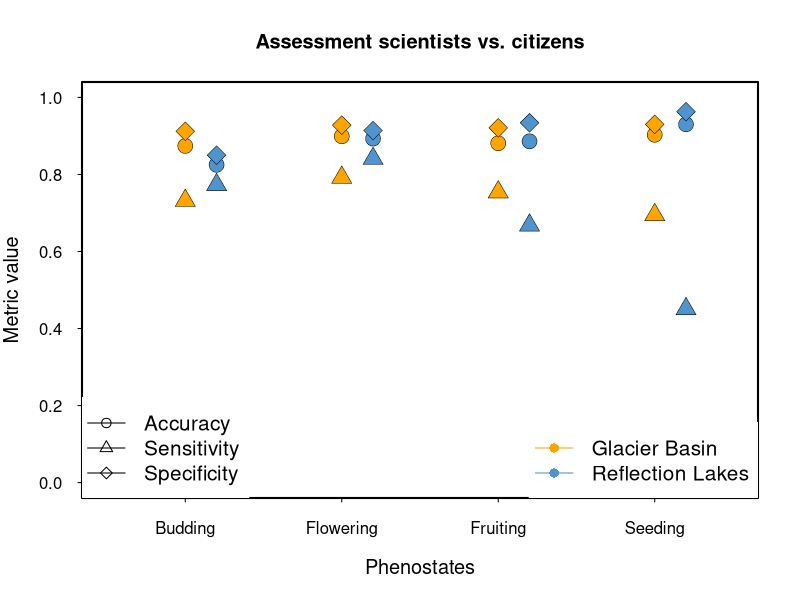
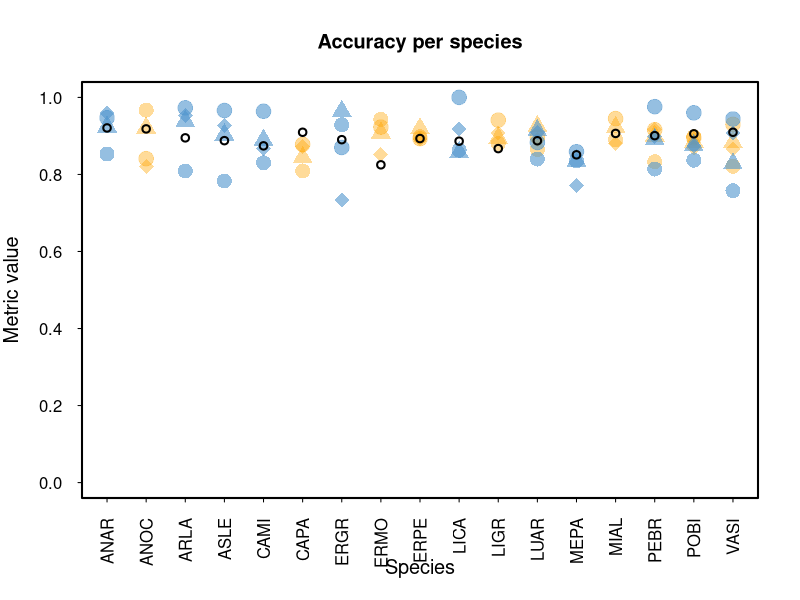
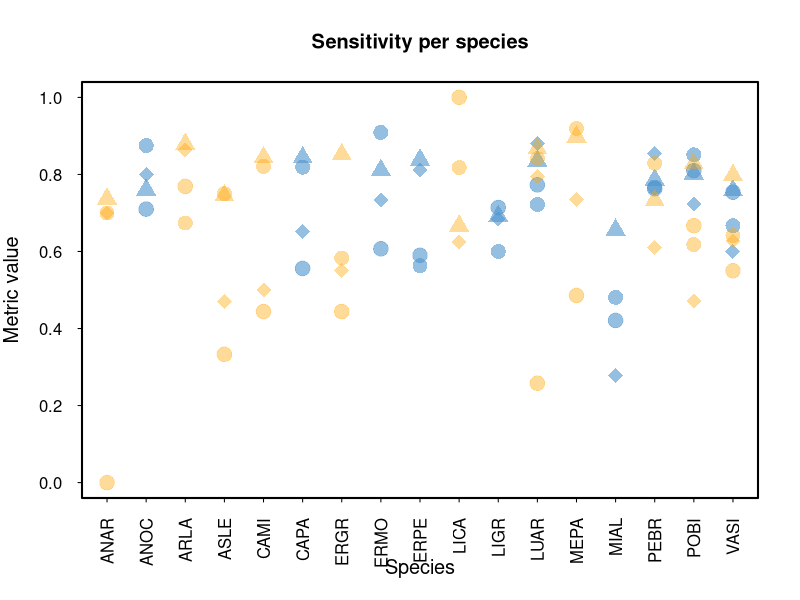
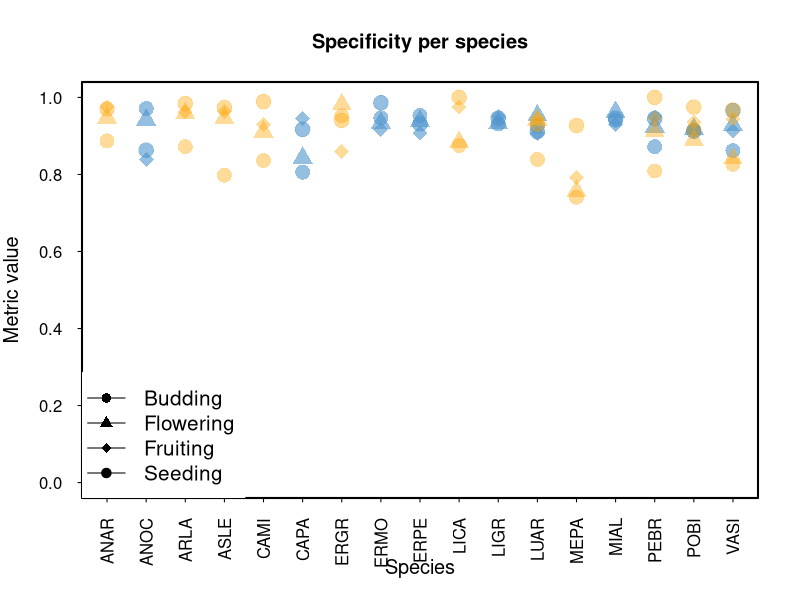

Write the R code that produced these figures, in order.
############################DATA PAPER MEADOWATCH###################
###DATA COMPILED BY AJI JOHN
###FIGURES AND THIS ANALYSIS: RUBÉN D. MANZANEDO. APRIL 2021#########

###################PART 5######################

##Continuation of Figure 4: Data validation comparison of scientist vs. citizen scientists

#load accuracies data per phenostate and species
phenostates = read.csv('Accuracy per phenostate-trail.csv')
head(phenostates)

#graphical parameters
par(bty="o")
par(lwd=2)
par(tcl=-0.2)
par(las=1)
par(cex.lab=1.2)

#Figure 4a: metrics per phenostate
#set the x-axes values for plotting and a small offset for the different hikes
phenostates$Y = 1:4
phenostates$Y2 = phenostates$Y+0.2
#plot each phenostate
plot(accuracy.rl~Y, phenostates,
     pch=21,
     bg='orange',
     lwd=0.5,
     cex=2,
     ylim=c(0,1),
     xlim=c(0.5,4.5),
     main='Assessment scientists vs. citizens',
     axes=F,
     xlab='Phenostates',
     ylab='Metric value')
axis(1, labels=c('Budding','Flowering','Fruiting','Seeding'),
     at=c(1:4))
axis(2)
box()
points(accuracy.gb~Y2, phenostates,
       pch=21,
       bg='steelblue3',
       cex=2,
       lwd=0.5)

points(sensitivity.rl~Y, phenostates,
     pch=24,
     bg='orange',
     lwd=0.5,
     cex=2,
     ylim=c(0,1))
points(sensitivity.gb~Y2, phenostates,
       pch=24,
       bg='steelblue3',
       cex=2,
       lwd=0.5)

points(specificity.rl~Y, phenostates,
       pch=23,
       bg='orange',
       lwd=0.5,
       cex=2,
       ylim=c(0,1))
points(specificity.gb~Y2, phenostates,
       pch=23,
       bg='steelblue3',
       cex=2,
       lwd=0.5)
##add the legends
legend('bottomleft',
       legend=c('Accuracy', 'Sensitivity', 'Specificity'),
       pch=c(21,24,23),
       lwd=1,
       box.col='white',
       cex=1.25)
legend('bottomright',
       legend=c('Glacier Basin', 'Reflection Lakes'),
       col=c('orange','steelblue3'),
       pch=16,
       lwd=1,
       box.col='white',
       cex=1.25)

###Figure 4b: metrics per species
#load species data
species = read.csv('Accuracy per species.csv')
means = read.csv('Mean_metrics_per_species.csv')
head(species)
position.sp = as.numeric(as.factor(species$species))
pch.vector = length(species$phenostate)/4

color.orange = rgb(255/255,165/255,0/255,0.4)
color.blue = rgb(79/255,148/255,205/255,0.6)
#ACCURACIES
plot(accuracy.rl~position.sp, species,
     pch=rep(c(16,17,18,19), pch.vector),
     col=color.orange,
     lwd=0.5,
     cex=2,
     ylim=c(0,1),
     main='Accuracy per species',
     axes=F,
     xlab='Species',
     ylab='Metric value')
axis(1, labels=unique(species$species),
     at=unique(as.numeric(position.sp)),
     las=2)
axis(2)
box()
points(accuracy.gb~position.sp, species,
       pch=rep(c(16,17,18,19), pch.vector),
       col=color.blue,
       cex=2,
       lwd=0.5)
points(value~c(1:17), subset(means, means$mean.metric=='acc'))


#SENSITIVITIES
plot(sensitivity.rl~position.sp, species,
     pch=rep(c(16,17,18,19), pch.vector),
     col=color.blue,
     lwd=0.5,
     cex=2,
     ylim=c(0,1),
     main='Sensitivity per species',
     axes=F,
     xlab='Species',
     ylab='Metric value')
axis(1, labels=unique(species$species),
     at=unique(as.numeric(position.sp)),
     las=2)
axis(2)
box()
points(sensitivity.gb~position.sp, species,
       pch=rep(c(16,17,18,19), pch.vector),
       col=color.orange,
       cex=2,
       lwd=0.5)

#SPECIFICITIES
plot(specificity.rl~position.sp, species,
     pch=rep(c(16,17,18,19), pch.vector),
     col=color.blue,
     lwd=0.5,
     cex=2,
     ylim=c(0,1),
     main='Specificity per species',
     axes=F,
     xlab='Species',
     ylab='Metric value')
axis(1, labels=unique(species$species),
     at=unique(as.numeric(position.sp)),
     las=2)
axis(2)
box()
points(specificity.gb~position.sp, species,
       pch=rep(c(16,17,18,19), pch.vector),
       col=color.orange,
       cex=2,
       lwd=0.5)
legend('bottomleft',
       legend=c('Budding', 'Flowering','Fruiting','Seeding'),
       pch=c(16,17,18,19),
       lwd=1,
       box.col='white',
       cex=1.25)
##END OF CODE
